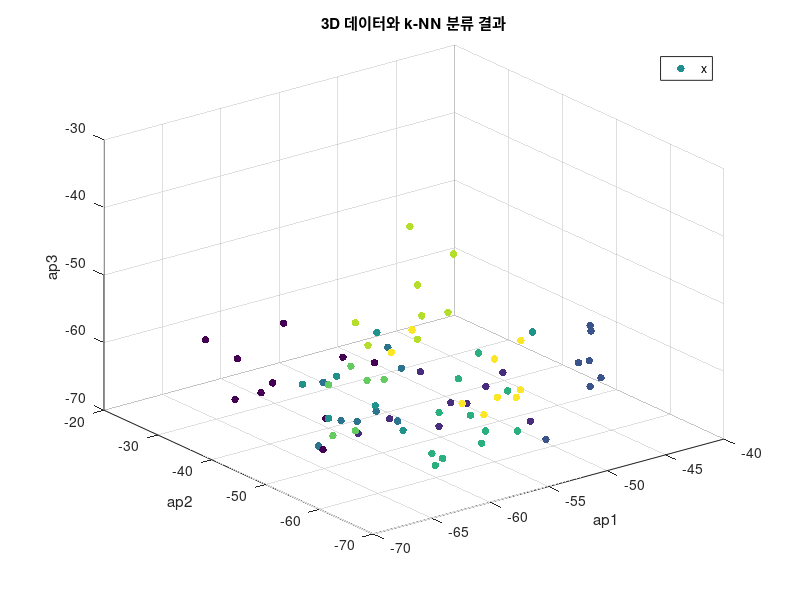

MATLAB code to generate this figure: (Note: this script raises an error after producing the figure.)
%%data pre-processing

dataStruct = importdata('data.txt', ',');
data = dataStruct(:,1:3);

tensor = data(:,2)
mean_tensor = mean(tensor);
var_tensor = var(tensor);
z_scores = (tensor - mean_tensor) / sqrt(var_tensor);
desired_var = 1.5 * var_tensor;
scaled_tensor = sqrt(desired_var) * z_scores;
result_tensor = scaled_tensor + mean_tensor;

labels = dataStruct(:,4);

%%

%%data plotting
colors = jet(10);
figure;
scatter3(data(:, 1), data(:, 2), data(:, 3), 30, labels, 'filled'); % 원본 데이터 플롯
hold on;
title('3D 데이터와 k-NN 분류 결과');
xlabel('ap1');
ylabel('ap2');
zlabel('ap3');
legend('x', 'y', 'z', 'Best');
hold off;

%%%
k = 1;
model = fitcknn(data,labels,'NumNeighbors',k,'Standardize',1);
result = predict(model,buf);

%%%
localization
